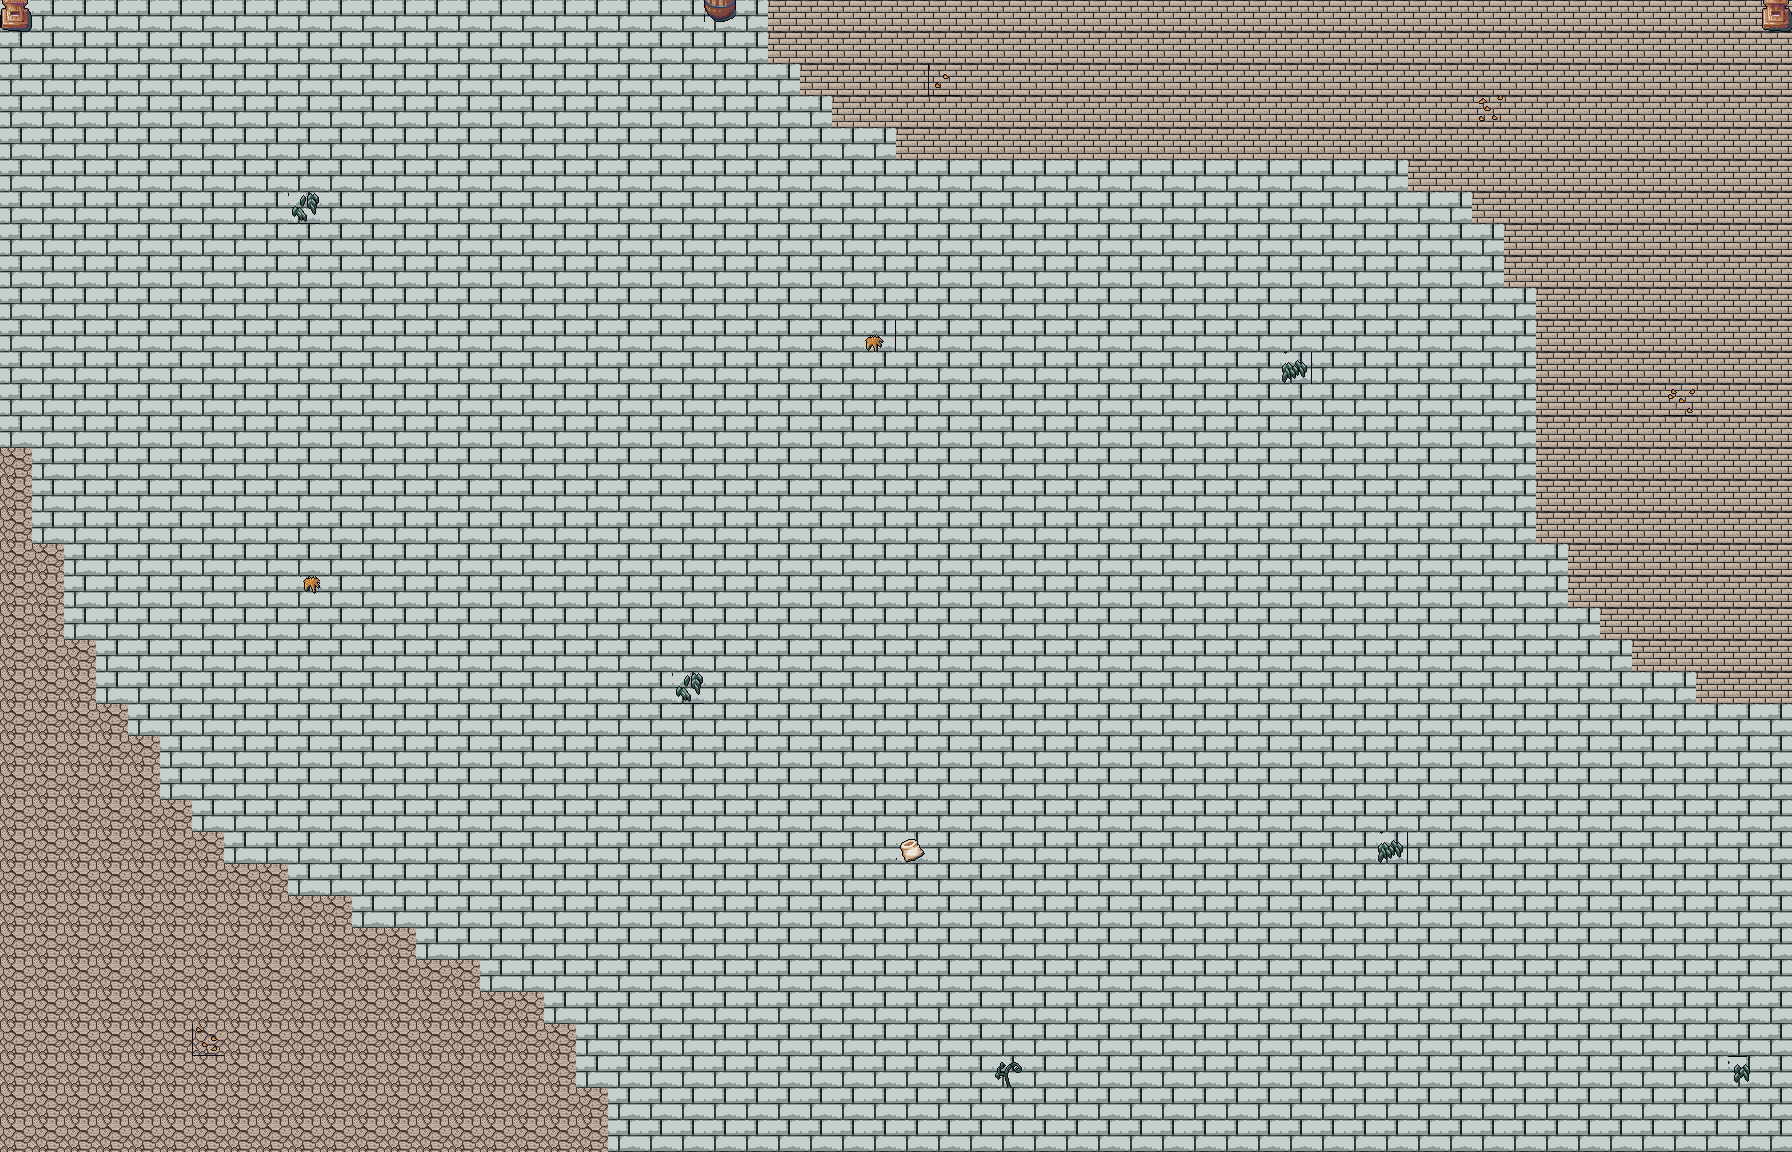

This game map was drawn from its Tiled (.tmx) file and the tilesets committed beside it. A one-line description and the trimmed map source follow:
An orthogonal 56x36 tile map with 32x32 px tiles, 2 tile layers (Tile Layer 1, Tile Layer 2) and 1 object (player start).

<map version="1.2" tiledversion="1.3.1" orientation="orthogonal" renderorder="right-down" compressionlevel="0" width="56" height="36" tilewidth="32" tileheight="32" infinite="0" nextlayerid="12" nextobjectid="41">
 <tileset firstgid="1" name="magecity" tilewidth="32" tileheight="32" tilecount="360" columns="8">
  <image source="magecity.png" width="256" height="1450" />
 </tileset>
 <layer id="10" name="Tile Layer 1" width="56" height="36">
  <data>[2016 cells, 2016 non-empty, 3 distinct tile ids]</data>
 </layer>
 <layer id="11" name="Tile Layer 2" width="56" height="36">
  <data>[2016 cells, 16 non-empty, 14 distinct tile ids]</data>
 </layer>
 <objectgroup id="4" name="Object Layer 1">
  <object id="3" name="player start" x="711.167" y="459.833" />
 </objectgroup>
</map>
